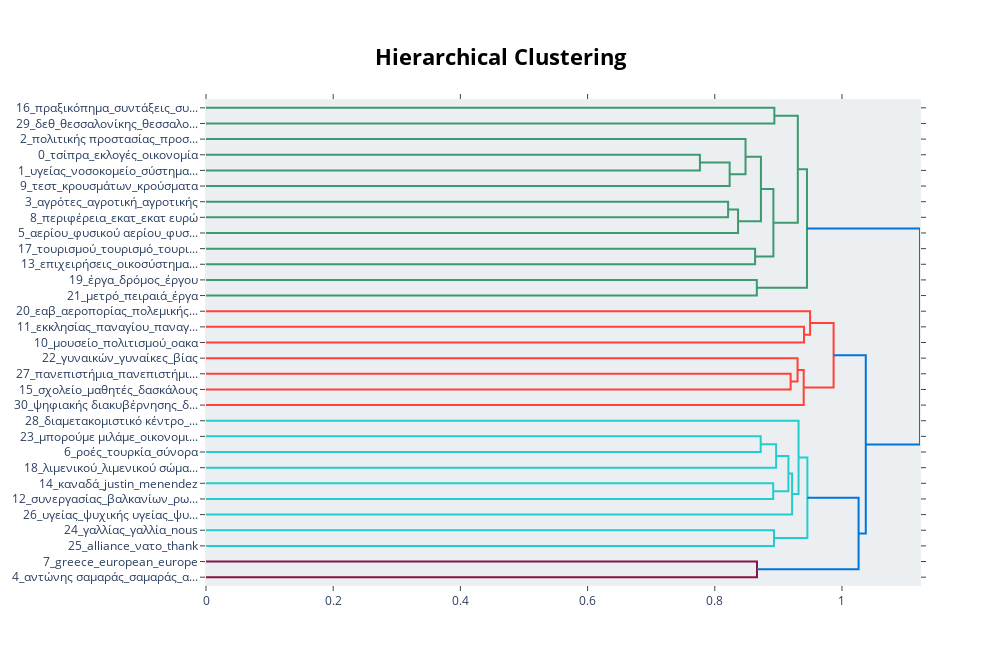

Write notebook code for a chart like this one.
### Code cell
model_docs.visualize_hierarchy()

### Figure 1 — Plotly figure (JSON) as saved in the notebook; plotly's stock layout.template omitted (floating-point values rounded to 4 significant figures)
{"data": [{"hoverinfo": "text", "marker": {"color": "rgb(61,153,112)"}, "mode": "lines", "type": "scatter", "x": [0, 0.8937, 0.8937, 0], "xaxis": "x", "y": [-5, -5, -15, -15], "yaxis": "y"}, {"hoverinfo": "text", "marker": {"color": "rgb(61,153,112)"}, "mode": "lines", "type": "scatter", "x": [0, 0.7766, 0.7766, 0], "xaxis": "x", "y": [-35, -35, -45, -45], "yaxis": "y"}, {"hoverinfo": "text", "marker": {"color": "rgb(61,153,112)"}, "mode": "lines", "type": "scatter", "x": [0.7766, 0.8234, 0.8234, 0], "xaxis": "x", "y": [-40, -40, -55, -55], "yaxis": "y"}, {"hoverinfo": "text", "marker": {"color": "rgb(61,153,112)"}, "mode": "lines", "type": "scatter", "x": [0, 0.8484, 0.8484, 0.8234], "xaxis": "x", "y": [-25, -25, -47.5, -47.5], "yaxis": "y"}, {"hoverinfo": "text", "marker": {"color": "rgb(61,153,112)"}, "mode": "lines", "type": "scatter", "x": [0, 0.8209, 0.8209, 0], "xaxis": "x", "y": [-65, -65, -75, -75], "yaxis": "y"}, {"hoverinfo": "text", "marker": {"color": "rgb(61,153,112)"}, "mode": "lines", "type": "scatter", "x": [0.8209, 0.8366, 0.8366, 0], "xaxis": "x", "y": [-70, -70, -85, -85], "yaxis": "y"}, {"hoverinfo": "text", "marker": {"color": "rgb(61,153,112)"}, "mode": "lines", "type": "scatter", "x": [0.8484, 0.8726, 0.8726, 0.8366], "xaxis": "x", "y": [-36.25, -36.25, -77.5, -77.5], "yaxis": "y"}, {"hoverinfo": "text", "marker": {"color": "rgb(61,153,112)"}, "mode": "lines", "type": "scatter", "x": [0, 0.8634, 0.8634, 0], "xaxis": "x", "y": [-95, -95, -105, -105], "yaxis": "y"}, {"hoverinfo": "text", "marker": {"color": "rgb(61,153,112)"}, "mode": "lines", "type": "scatter", "x": [0.8726, 0.8922, 0.8922, 0.8634], "xaxis": "x", "y": [-56.88, -56.88, -100, -100], "yaxis": "y"}, {"hoverinfo": "text", "marker": {"color": "rgb(61,153,112)"}, "mode": "lines", "type": "scatter", "x": [0.8937, 0.9306, 0.9306, 0.8922], "xaxis": "x", "y": [-10, -10, -78.44, -78.44], "yaxis": "y"}, {"hoverinfo": "text", "marker": {"color": "rgb(61,153,112)"}, "mode": "lines", "type": "scatter", "x": [0, 0.8661, 0.8661, 0], "xaxis": "x", "y": [-115, -115, -125, -125], "yaxis": "y"}, {"hoverinfo": "text", "marker": {"color": "rgb(61,153,112)"}, "mode": "lines", "type": "scatter", "x": [0.9306, 0.945, 0.945, 0.8661], "xaxis": "x", "y": [-44.22, -44.22, -120, -120], "yaxis": "y"}, {"hoverinfo": "text", "marker": {"color": "rgb(255,65,54)"}, "mode": "lines", "type": "scatter", "x": [0, 0.9403, 0.9403, 0], "xaxis": "x", "y": [-145, -145, -155, -155], "yaxis": "y"}, {"hoverinfo": "text", "marker": {"color": "rgb(255,65,54)"}, "mode": "lines", "type": "scatter", "x": [0, 0.9499, 0.9499, 0.9403], "xaxis": "x", "y": [-135, -135, -150, -150], "yaxis": "y"}, {"hoverinfo": "text", "marker": {"color": "rgb(255,65,54)"}, "mode": "lines", "type": "scatter", "x": [0, 0.9193, 0.9193, 0], "xaxis": "x", "y": [-175, -175, -185, -185], "yaxis": "y"}, {"hoverinfo": "text", "marker": {"color": "rgb(255,65,54)"}, "mode": "lines", "type": "scatter", "x": [0, 0.9302, 0.9302, 0.9193], "xaxis": "x", "y": [-165, -165, -180, -180], "yaxis": "y"}, {"hoverinfo": "text", "marker": {"color": "rgb(255,65,54)"}, "mode": "lines", "type": "scatter", "x": [0.9302, 0.9398, 0.9398, 0], "xaxis": "x", "y": [-172.5, -172.5, -195, -195], "yaxis": "y"}, {"hoverinfo": "text", "marker": {"color": "rgb(255,65,54)"}, "mode": "lines", "type": "scatter", "x": [0.9499, 0.9868, 0.9868, 0.9398], "xaxis": "x", "y": [-142.5, -142.5, -183.8, -183.8], "yaxis": "y"}, {"hoverinfo": "text", "marker": {"color": "rgb(35,205,205)"}, "mode": "lines", "type": "scatter", "x": [0, 0.8722, 0.8722, 0], "xaxis": "x", "y": [-215, -215, -225, -225], "yaxis": "y"}, {"hoverinfo": "text", "marker": {"color": "rgb(35,205,205)"}, "mode": "lines", "type": "scatter", "x": [0.8722, 0.8965, 0.8965, 0], "xaxis": "x", "y": [-220, -220, -235, -235], "yaxis": "y"}, {"hoverinfo": "text", "marker": {"color": "rgb(35,205,205)"}, "mode": "lines", "type": "scatter", "x": [0, 0.8918, 0.8918, 0], "xaxis": "x", "y": [-245, -245, -255, -255], "yaxis": "y"}, {"hoverinfo": "text", "marker": {"color": "rgb(35,205,205)"}, "mode": "lines", "type": "scatter", "x": [0.8965, 0.9158, 0.9158, 0.8918], "xaxis": "x", "y": [-227.5, -227.5, -250, -250], "yaxis": "y"}, {"hoverinfo": "text", "marker": {"color": "rgb(35,205,205)"}, "mode": "lines", "type": "scatter", "x": [0.9158, 0.9215, 0.9215, 0], "xaxis": "x", "y": [-238.8, -238.8, -265, -265], "yaxis": "y"}, {"hoverinfo": "text", "marker": {"color": "rgb(35,205,205)"}, "mode": "lines", "type": "scatter", "x": [0, 0.9317, 0.9317, 0.9215], "xaxis": "x", "y": [-205, -205, -251.9, -251.9], "yaxis": "y"}, {"hoverinfo": "text", "marker": {"color": "rgb(35,205,205)"}, "mode": "lines", "type": "scatter", "x": [0, 0.8931, 0.8931, 0], "xaxis": "x", "y": [-275, -275, -285, -285], "yaxis": "y"}, {"hoverinfo": "text", "marker": {"color": "rgb(35,205,205)"}, "mode": "lines", "type": "scatter", "x": [0.9317, 0.9456, 0.9456, 0.8931], "xaxis": "x", "y": [-228.4, -228.4, -280, -280], "yaxis": "y"}, {"hoverinfo": "text", "marker": {"color": "rgb(133,20,75)"}, "mode": "lines", "type": "scatter", "x": [0, 0.8664, 0.8664, 0], "xaxis": "x", "y": [-295, -295, -305, -305], "yaxis": "y"}, {"hoverinfo": "text", "marker": {"color": "rgb(0,116,217)"}, "mode": "lines", "type": "scatter", "x": [0.9456, 1.026, 1.026, 0.8664], "xaxis": "x", "y": [-254.2, -254.2, -300, -300], "yaxis": "y"}, {"hoverinfo": "text", "marker": {"color": "rgb(0,116,217)"}, "mode": "lines", "type": "scatter", "x": [0.9868, 1.037, 1.037, 1.026], "xaxis": "x", "y": [-163.1, -163.1, -277.1, -277.1], "yaxis": "y"}, {"hoverinfo": "text", "marker": {"color": "rgb(0,116,217)"}, "mode": "lines", "type": "scatter", "x": [0.945, 1.123, 1.123, 1.037], "xaxis": "x", "y": [-82.11, -82.11, -220.1, -220.1], "yaxis": "y"}], "layout": {"autosize": false, "height": 665, "hoverlabel": {"bgcolor": "white", "font": {"family": "Rockwell", "size": 16}}, "hovermode": "closest", "plot_bgcolor": "#ECEFF1", "showlegend": false, "title": {"font": {"color": "Black", "size": 22}, "text": "<b>Hierarchical Clustering</b>", "x": 0.5, "xanchor": "center", "yanchor": "top"}, "width": 1000, "xaxis": {"mirror": "allticks", "rangemode": "tozero", "showgrid": false, "showline": true, "showticklabels": true, "ticks": "outside", "type": "linear", "zeroline": false}, "yaxis": {"mirror": "allticks", "range": [-310, 0], "rangemode": "tozero", "showgrid": false, "showline": true, "showticklabels": true, "tickmode": "array", "ticks": "outside", "ticktext": ["16_πραξικόπημα_συντάξεις_συ...", "29_δεθ_θεσσαλονίκης_θεσσαλο...", "2_πολιτικής προστασίας_προσ...", "0_τσίπρα_εκλογές_οικονομία", "1_υγείας_νοσοκομείο_σύστημα...", "9_τεστ_κρουσμάτων_κρούσματα", "3_αγρότες_αγροτική_αγροτικής", "8_περιφέρεια_εκατ_εκατ ευρώ", "5_αερίου_φυσικού αερίου_φυσ...", "17_τουρισμού_τουρισμό_τουρι...", "13_επιχειρήσεις_οικοσύστημα...", "19_έργα_δρόμος_έργου", "21_μετρό_πειραιά_έργα", "20_εαβ_αεροπορίας_πολεμικής...", "11_εκκλησίας_παναγίου_παναγ...", "10_μουσείο_πολιτισμού_οακα", "22_γυναικών_γυναίκες_βίας", "27_πανεπιστήμια_πανεπιστήμι...", "15_σχολείο_μαθητές_δασκάλους", "30_ψηφιακής διακυβέρνησης_δ...", "28_διαμετακομιστικό κέντρο_...", "23_μπορούμε μιλάμε_οικονομι...", "6_ροές_τουρκία_σύνορα", "18_λιμενικού_λιμενικού σώμα...", "14_καναδά_justin_menendez", "12_συνεργασίας_βαλκανίων_ρω...", "26_υγείας_ψυχικής υγείας_ψυ...", "24_γαλλίας_γαλλία_nous", "25_alliance_νατο_thank", "7_greece_european_europe", "4_αντώνης σαμαράς_σαμαράς_α..."], "tickvals": [-5, -15, -25, -35, -45, -55, -65, -75, -85, -95, -105, -115, -125, -135, -145, -155, -165, -175, -185, -195, -205, -215, -225, -235, -245, -255, -265, -275, -285, -295, -305], "type": "linear", "zeroline": false}}}
